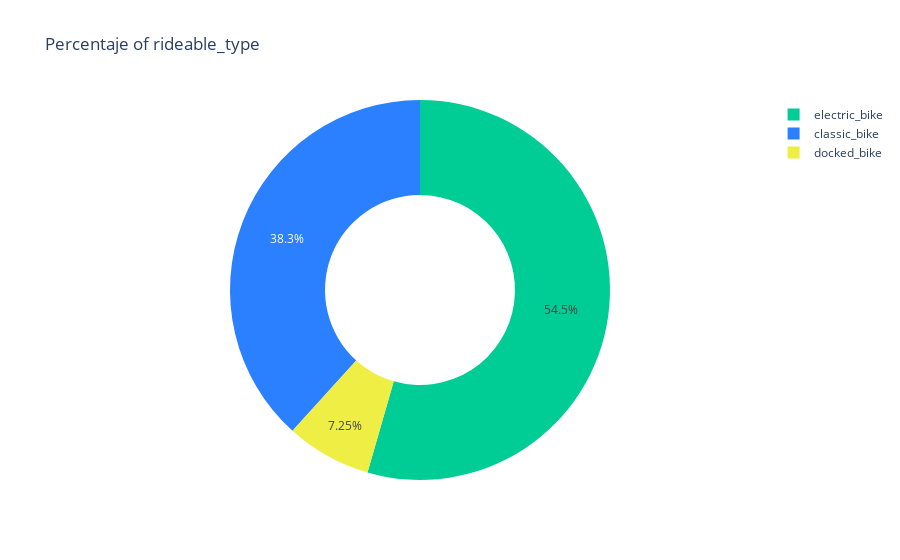

The notebook cell this image was saved under:
### Code cell
fig_3b = fig_3a = round(df1.groupby(['rideable_type','member_casual'], as_index=False).count())
fig_3b = fig_3b[fig_3b['member_casual'] == 'casual']

fig_3b = px.pie(fig_3b, values='ride_id', names='rideable_type', title='Percentaje of rideable_type', 
              hole=.5,
              color = ['classic_bike', 'docked_bike', 'electric_bike'],
              color_discrete_map = {'classic_bike': '#2b80ff', 'docked_bike': '#eeee44'},
              labels={'rideable_type':'Type of ride'}
              )
fig_3b.show()

### Figure 1 — Plotly figure (JSON) as saved in the notebook; plotly's stock layout.template omitted (floating-point values rounded to 4 significant figures)
{"data": [{"customdata": [["classic_bike"], ["docked_bike"], ["electric_bike"]], "domain": {"x": [0, 1], "y": [0, 1]}, "hole": 0.5, "hovertemplate": "Type of ride=%{label}<br>ride_id=%{value}<br>color=%{customdata[0]}<extra></extra>", "labels": ["classic_bike", "docked_bike", "electric_bike"], "legendgroup": "", "marker": {"colors": ["#2b80ff", "#eeee44", "#00cc96"]}, "name": "", "showlegend": true, "type": "pie", "values": [879474, 166605, 1250727]}], "layout": {"autosize": true, "legend": {"tracegroupgap": 0}, "title": {"text": "Percentaje of rideable_type"}}}
